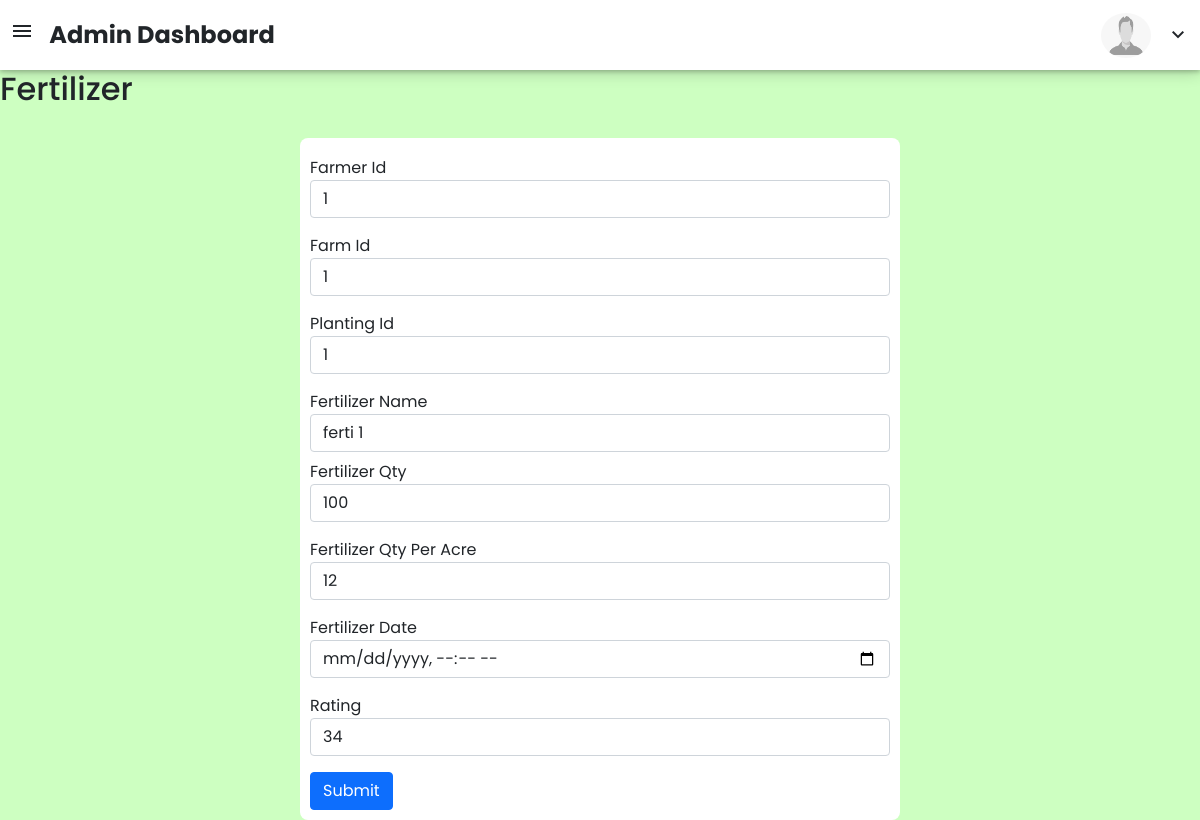
/fertilizer_edit/fertilizer_id=1, run on an earlier commit of the app's database.
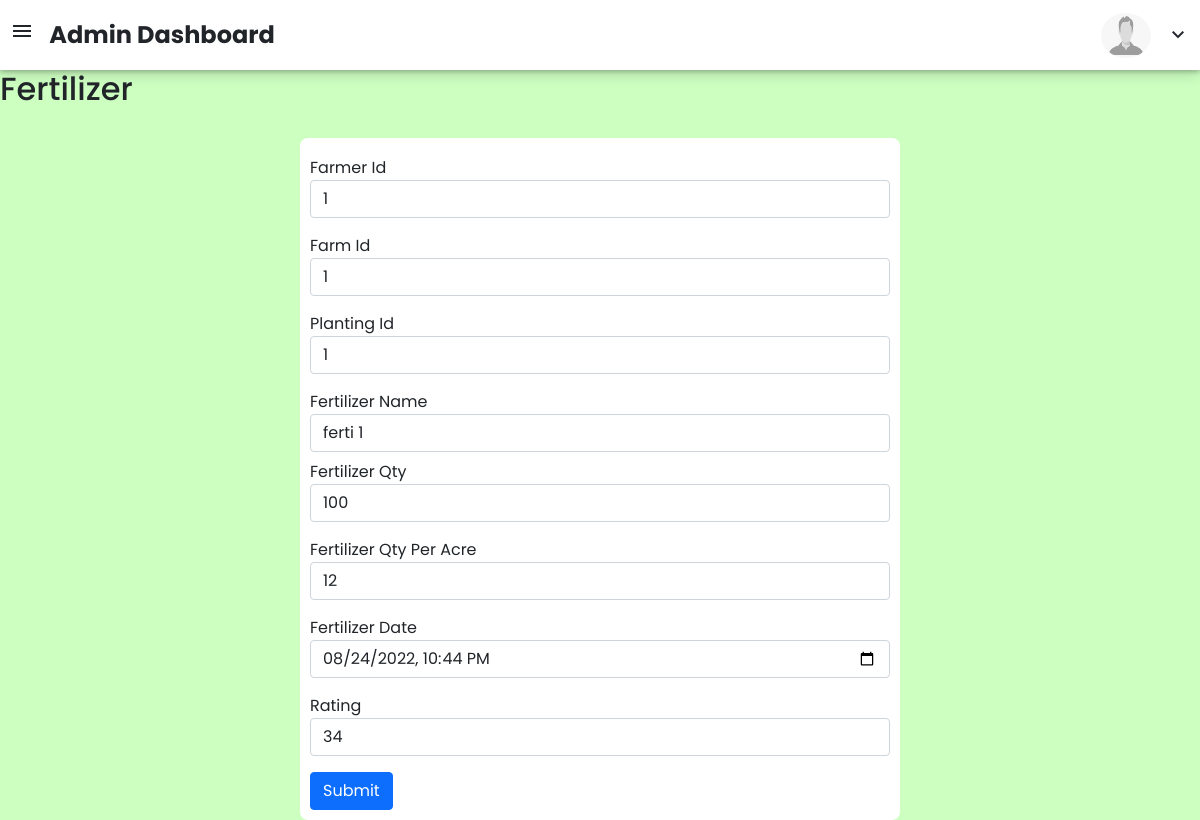
And on a later commit of the database.
### adminaccess/models.py (models this page shows)
class Fertilizer(models.Model):
    farmer_id = models.ForeignKey(Farmer, on_delete=models.CASCADE)
    farm_id = models.ForeignKey(Farm_info, on_delete=models.CASCADE)
    planting_id = models.ForeignKey(Planting, on_delete=models.CASCADE)
    fertilizer_name = models.CharField(max_length=50)
    fertilizer_qty = models.CharField(max_length=50,blank=True, null=True)
    fertilizer_qty_per_acre = models.CharField(max_length=50,blank=True, null=True)
    fertilizer_date = models.DateTimeField(blank=True, null=True)#selection
    rating = models.IntegerField(blank=True, null=True)
    create_date = models.DateTimeField(auto_now_add=True,blank=True, null=True)
    modified_date = models.DateTimeField(auto_now=True,blank=True, null=True)

class Farmer(models.Model):
    name = models.CharField(max_length=50)
    phone_number = models.IntegerField()
    address = models.TextField()
    aadhar_number = models.IntegerField(blank=True, null=True)
    family_members = models.IntegerField(blank=True, null=True)
    family_occupation = models.CharField(max_length=50, blank=True, null=True)
    is_access = models.BooleanField(default=False)
    create_date = models.DateTimeField(auto_now_add=True)
    modified_date = models.DateTimeField(auto_now=True)

class Farm_info(models.Model):
    farmer_id = models.ForeignKey(Farmer, on_delete=models.CASCADE)
    farm_nick_name = models.CharField(max_length=50, blank=True, null=True)
    farm_space = models.IntegerField(default=0)
    geo_location = models.CharField(max_length=50, blank=True, null=True)
    farm_village = models.CharField(max_length=50, blank=True, null=True)
    khata_no = models.CharField(max_length=50, blank=True, null=True)
    who_caretaker = models.CharField(max_length=50, blank=True, null=True)
    caretaker = models.CharField(max_length=50, blank=True, null=True)
    caretaker_phone_number = models.IntegerField(blank=True, null=True)
    soil_type = models.CharField(max_length=50, blank=True, null=True)
    water_source = models.CharField(max_length=50, blank=True, null=True)
    water_type = models.CharField(max_length=50, blank=True, null=True)
    water_season = models.CharField(max_length=50, blank=True, null=True)
    create_date = models.DateTimeField(auto_now_add=True)
    modified_date = models.DateTimeField(auto_now=True)

class Planting(models.Model):
    farmer_id = models.ForeignKey(Farmer, on_delete=models.CASCADE)
    farm_id = models.ForeignKey(Farm_info, on_delete=models.CASCADE)
    planting_time = models.DateTimeField(max_length=50, blank=True, null=True)
    plant = models.CharField(max_length=50,blank=True, null=True)
    plant_type = models.CharField(max_length=50,blank=True, null=True)
    planting_area = models.CharField(max_length=50,blank=True, null=True)
    create_date = models.DateTimeField(auto_now_add=True,blank=True, null=True)
    modified_date = models.DateTimeField(auto_now=True,blank=True, null=True)

### adminaccess/views.py (the view)
# urls.py: path('fertilizer_edit/fertilizer_id=<int:fertilizer_id>', views.fertilizer_edit, name="fertilizer_edit"),
def fertilizer_edit(request, fertilizer_id):
    fertilizer = Fertilizer.objects.get(id=fertilizer_id)
    fertilizers = Fertilizer.objects.filter(id=fertilizer_id)
    if request.method == 'POST':
        form = Fertilizer_Form(request.POST, instance=fertilizer)
        if form.is_valid():
            form.save()
            return redirect(f'/fertilizer_info/fertilizer_id={fertilizer_id}')
    return render(request, 'form_edit/fertilizer_edit.html', {'fertilizers':fertilizers})

### templates/form_edit/fertilizer_edit.html (shortened to what this page needs)
{% extends 'dashboard/basic.html' %}
{% block body %}
{% load static %}
<h2>Fertilizer</h2>
<div class="container create_user_form">
    <form method="post" id="loginid">
        {% for f in fertilizers %}
        <div class="form-group mt-2">
            <label for="id_farmer_id">Farmer Id</label>
            <input type="number" value="{{f.farmer_id.id}}" class="form-control" id="id_farmer_id" name="farmer_id" placeholder="Farmer Id" required>
        </div>
        <div class="form-group mt-3">
            <label for="id_farm_id">Farm Id</label>
            <input type="number" value="{{f.farm_id.id}}" class="form-control" id="id_farm_id" name="farm_id" placeholder="Farm Id" required>
        </div>
        <div class="form-group mt-3">
            <label for="id_planting_id">Planting Id</label>
            <input type="number" value="{{f.planting_id.id}}" class="form-control" id="id_planting_id" name="planting_id" placeholder="Planting Id" required>
        </div>
        <div class="form-group mt-3">
            <label for="id_fertilizer_name">Fertilizer Name</label>
            <input type="text" value="{{f.fertilizer_name}}" class="form-control" id="id_fertilizer_name" name="fertilizer_name" placeholder="Fertilizer Name" required>
        </div>
        <div class="form-group mt-2">
            <label for="id_fertilizer_qty">Fertilizer Qty</label>
            <input type="text" value="{{f.fertilizer_qty}}" class="form-control" id="id_fertilizer_qty" name="fertilizer_qty" placeholder="Fertilizer Qty" required>
        </div>
        <div class="form-group mt-3">
            <label for="id_fertilizer_qty_per_acre">Fertilizer Qty Per Acre</label>
            <input type="text" value="{{f.fertilizer_qty_per_acre}}" class="form-control" id="id_fertilizer_qty_per_acre" name="fertilizer_qty_per_acre" placeholder="Fertilizer Qty Per Acre" >
        </div>
        <div class="form-group mt-3">
            <label for="id_fertilizer_date">Fertilizer Date</label>
            <input type="datetime-local" value="{{f.fertilizer_date|date:'Y-m-d H:i'}}" class="form-control" id="id_fertilizer_date" name="fertilizer_date" placeholder="Fertilizer Date" >
        </div>
        <div class="form-group mt-3">
            <label for="id_rating">Rating</label>
            <input type="number" value="{{f.rating}}" class="form-control" id="id_rating" name="rating" placeholder="Rating" >
        </div>
        <button type="submit" class="btn btn-primary mt-3" form="loginid">Submit</button>
        {% endfor %}
    </form>
</div>
{% endblock %}

What changed in the data, as far as the page shows it:
changed Fertilizer "ferti 1": fertilizer_date (not shown) → "08/24/2022 22:44"
